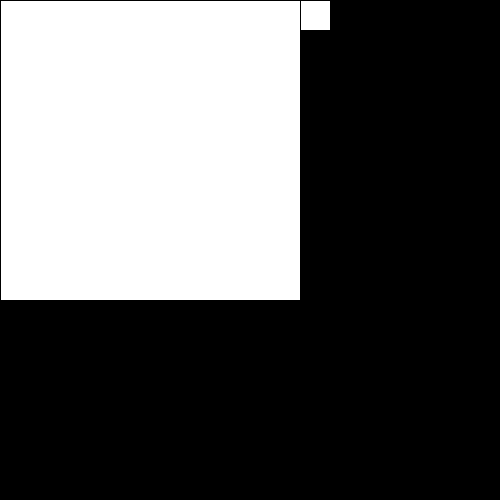
Frame 1 (no input)
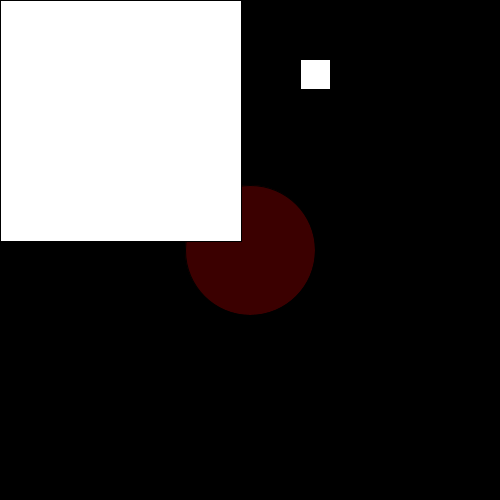
Frame 60 (the mouse pressed at the canvas centre just before this capture)
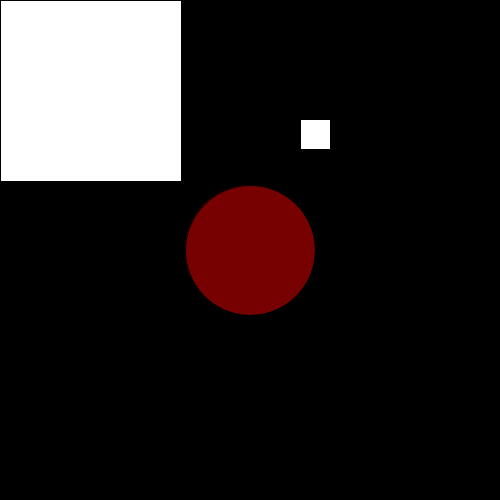
Frame 120 (the mouse held since frame 60 and released just before this capture)

The Processing sketch that drew these frames (run headless with seeded random() and noise(); from frame 60 on, the mouse is pressed at the canvas centre):

// Processing sketch: Sammie_Jackson_Variable_Challenge
// ── Sammie_Jackson_Variable_Challenge.pde
int x = 40;
int c = 0;
int y = 0;
int w = 300;
void setup(){
size(500,500);
background(255);
}

void draw(){
  background(0);
  //trinagle increasing size
  fill(255);
triangle(0,2,0,62,x,30);
x = x + 1;


//circle fading in 
fill(c,0,0);
circle(width/2, height/2, 130);
c = c + 1;

//square moving across
fill(255);
square(300, y, 30);
y = y + 1;

if (y>width+20)
{
  y = -20;
}



//square shirnking
fill(255);
square(0, 0, w);
w = w - 1;
}
